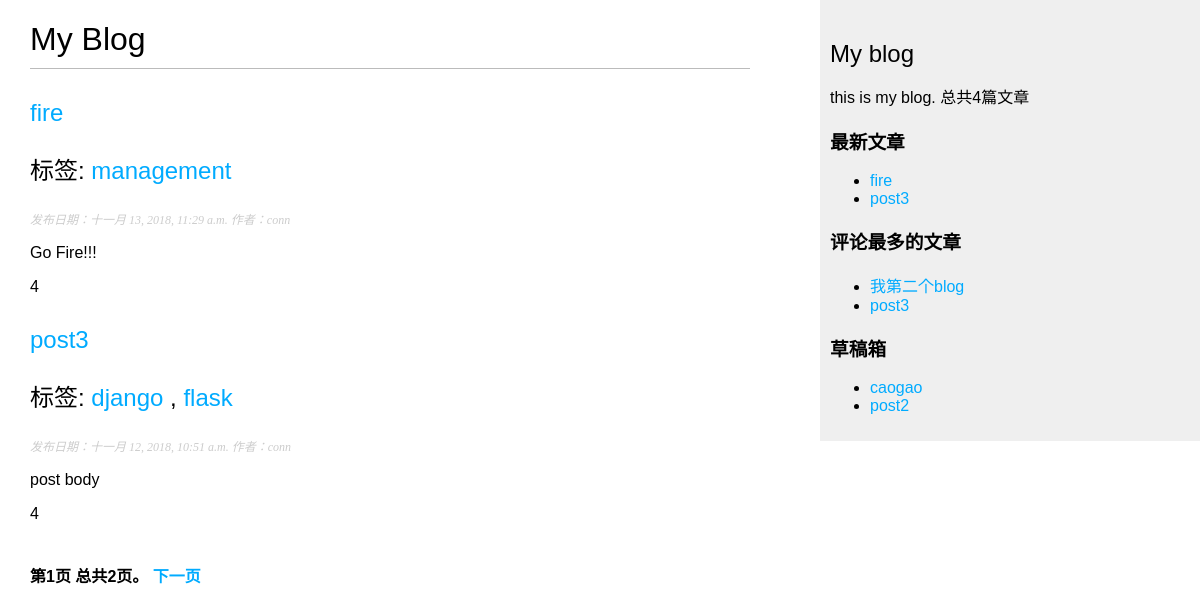
Screenshot of /blog/ with the database file from the repository.
### bolg/models.py (models this page shows, shortened)
class Post(models.Model):
    STATUS_CHOICES = (("draft","草稿"),("publish","发布"))
    title = models.CharField(max_length=300,verbose_name="标题")
    slug = models.SlugField(max_length=200,unique_for_date="publish")
    author = models.ForeignKey(User,on_delete=models.CASCADE,related_name="blog_posts")
    body = models.TextField()
    publish = models.DateTimeField(default=timezone.now)
    created = models.DateTimeField(auto_now_add=True)
    updatad = models.DateTimeField(auto_now=True)
    status = models.CharField(max_length=10,choices=STATUS_CHOICES,default="draft")
    class Meta:
        db_table = "blog" # 表名
        ordering = ("-publish",)
    objects = models.Manager() # 默认的管理器
    publishde = PublishManager() #自定义的管理器
    tags = TaggableManager()#taggit的模型管理器
    def get_absolute_url(self):
        return reverse("blog:post_detail",args=[self.publish.year,
                                                self.publish.month,
                                                self.publish.day,
                                                self.slug])

### bolg/views.py (the view)
# urls.py: path("",views.post_list,name="post_list"),
def post_list(request,tag_slug = None):
    posts = Post.publishde.all()
    tag = None
    if tag_slug:
        tag = get_object_or_404(Tag, slug=tag_slug)
        posts = posts.filter(tags__in=[tag])
    paginator = Paginator(posts,2) #每页显示两篇文章
    page = request.GET.get("page")
    try:
        posts = paginator.page(page)
    except PageNotAnInteger:
        posts = paginator.page(1)
    except EmptyPage:
        posts = paginator.page(paginator.num_pages)
    return render(request,"blog/post/list.html",{"posts":posts,"page":page,
                                                 "tag":tag})

### bolg/models.py (called while the page is built)
    def get_queryset(self):
        return super(PublishManager,self).get_queryset().filter(status="publish")

### bolg/templatetags/blog_tags.py (called while the page is built)
@register.simple_tag
def total_posts():
    return Post.publishde.count()

@register.inclusion_tag("blog/post/latest_posts.html")
def show_latest_posts(count=2):
    latest_posts = Post.publishde.order_by("-publish")[:count]
    return {"latest_posts":latest_posts}

@register.simple_tag
def get_most_comment_posts():
    return Post.publishde.annotate(total_comments=Count("comments")).order_by("-total_comments")[:2]

@register.filter
def posts_add(num,inc):
    return num + inc

@register.simple_tag
def show_all_unactive():
    all_unactive = Post.objects.filter(status="draft")
    return all_unactive

### templates/blog/post/list.html (shortened to what this page needs)
{% extends "blog/base.html" %}
{% load blog_tags %}
{% block content %}
    <h1>My Blog</h1>
    {% for post in posts %}
        <h2>
            <a href="{{ post.get_absolute_url }}">
                {{ post.title }}
            </a>
            <p class="tags">
                标签:
                {% for tag in post.tags.all %}
                    <a href="{% url "blog:post_list_by_tag" tag.slug %}">{{ tag.name }}</a>
                    {% if not forloop.last %}
                        ,
                    {% endif %}
                {% endfor %}
            </p>
        </h2>
        <p class="date">
            发布日期：{{ post.publish }}
            作者：{{ post.author }}
        </p>
        {{ post.body|truncatewords:30|linebreaks }}
        {{ 1|posts_add:3 }}
    {% endfor %}
    {% include "paginator.html" with page=posts %}
{% endblock %}

### templates/blog/base.html (shortened to what this page needs)
{% load static %}
{% load blog_tags %}
<!DOCTYPE html>
<html lang="en">
<head>
    <link rel="stylesheet" href="/static/blog.css">
</head>
<body>
    <div id="content">
        {% block content %}
        {% endblock %}
    </div>
    <div id="sidebar">
        <h2>My blog</h2>
        <p>this is my blog. 总共{% total_posts %}篇文章</p>
        <h3>最新文章</h3>
        {% show_latest_posts %}
        <h3>评论最多的文章</h3>
        {% get_most_comment_posts as most_comment_posts %}
        <ul>
            {% for post in most_comment_posts %}
                <li>
                    <a href="{{ post.get_absolute_url }}">{{ post.title }}</a>
                </li>
            {% endfor %}
        </ul>
        <h3>草稿箱</h3>
        {% show_all_unactive as all_unactive%}
        <ul>
            {% for post in all_unactive %}
                <li>
                    <a href="{{ post.get_absolute_url }}">{{ post.title }}</a>
                </li>
            {% endfor %}
        </ul>
    </div>
</body>
</html>

### templates/paginator.html (shortened to what this page needs)
<div class="pagination">
    <span class="current">
        第{{ page.number }}页   总共{{ page.paginator.num_pages }}页。
    </span>
    <span>
        {% if page.has_next %}
            <a href="?page={{ page.next_page_number }}">下一页</a>
        {% endif %}
    </span>
</div>

### templates/blog/post/latest_posts.html
<ul>
    {% for post in latest_posts %}
        <li>
            <a href="{{ post.get_absolute_url }}">{{ post.title }}</a>
        </li>
    {% endfor %}
</ul>

### static/blog.css (style rules this page uses)
body { margin:0; padding:0; font-family:helvetica, sans-serif; }
a { color:#00abff; text-decoration:none; }
h1 { font-weight:normal; border-bottom:1px solid #bbb; padding:0 0 10px 0; }
h2 { font-weight:normal; margin:30px 0 0; }
#content { float:left; width:60%; padding:0 0 0 30px; }
#sidebar { float:right; width:30%; padding:10px; background:#efefef; height:100%; }
p.date { color:#ccc; font-family: georgia, serif; font-size: 12px; font-style: italic; }
.pagination { margin:40px 0; font-weight:bold; }

### rows the page displays
Post: title "fire", publish "十一月 13, 2018, 11:29 a.m.", author "conn", body "Go Fire!!!", value "4"
Tag: name "management"
Post: title "post3", publish "十一月 12, 2018, 10:51 a.m.", author "conn", body "post body", id "4"
Tag: name "django"
Tag: name "flask"
Post: title "我第二个blog"
Post: title "caogao"
Post: title "post2"

### other values shown
{{ page.number }} "1"
{{ page.paginator.num_pages }} "2"
